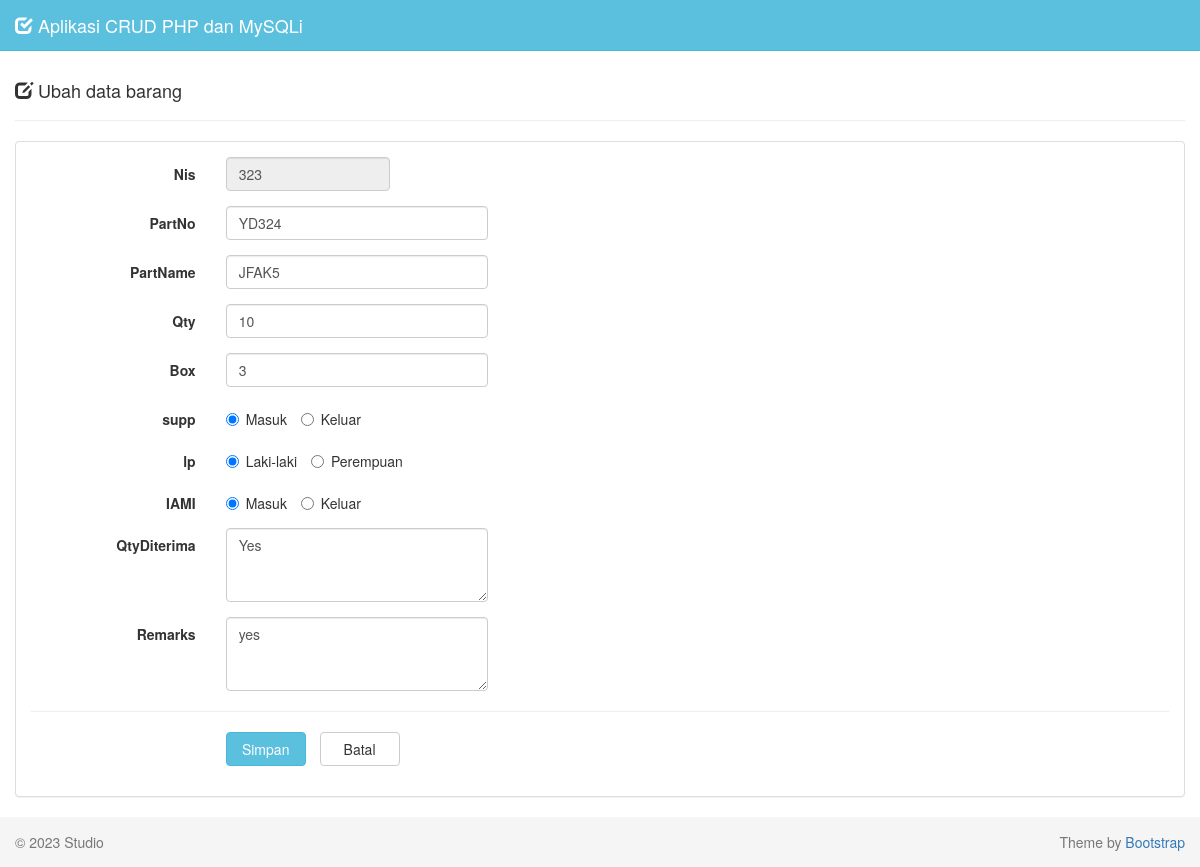
The app's page /?page=ubah&id=323 with its own data.
### tables this page shows
CREATE TABLE `is_siswa` (
  `nis` varchar(10) NOT NULL,
  `partno` varchar(30) NOT NULL,
  `partname` varchar(30) NOT NULL,
  `qty` varchar(10) NOT NULL,
  `box` varchar(30) NOT NULL,
  `supp` enum('masuk','keluar') NOT NULL,
  `lp` enum('Laki-laki','Perempuan') NOT NULL,
  `iami` enum('masuk','keluar') NOT NULL,
  `qtyditerima` varchar(20) NOT NULL,
  `remarks` varchar(100) NOT NULL
);

### form-ubah.php (the view)
<div class="row">
     <div class="col-md-12">
          <div class="page-header">
               <h4>
                    <i class="glyphicon glyphicon-edit"></i>
                    Ubah data barang
               </h4>
          </div>
          <?php
    if (isset($_GET['id'])) {
      $nis   = $_GET['id'];
      $query = mysqli_query($db, "SELECT * FROM is_siswa WHERE nis='$nis'") or die('Query Error : ' . mysqli_error($db));
      while ($data  = mysqli_fetch_assoc($query)) {
        $nis           = $data['nis'];
        $partno          = $data['partno'];
        $partname  = $data['partname'];
        $qty  = $data['qty'];
        $box = $data['box'];
        $supp = $data['supp'];
        $lp         = $data['lp'];
        $iami         = $data['iami'];
        $qtyditerima        = $data['qtyditerima'];
        $remarks    = $data['remarks'];
      }
    }
    ?>
          <div class="panel panel-default">
               <div class="panel-body">
                    <form class="form-horizontal" method="POST" action="proses-ubah.php">
                         <div class="form-group">
                              <label class="col-sm-2 control-label">Nis</label>
                              <div class="col-sm-2">
                                   <input type="text" class="form-control" name="nis" value="<?php echo $nis; ?>"
                                        readonly>
                              </div>
                         </div>
                         <div class="form-group">
                              <label class="col-sm-2 control-label">PartNo</label>
                              <div class="col-sm-3">
                                   <input type="text" class="form-control" name="partno" autocomplete="off"
                                        value="<?php echo $partno; ?>" required>
                              </div>
                         </div>
                         <div class="form-group">
                              <label class="col-sm-2 control-label">PartName</label>
                              <div class="col-sm-3">
                                   <input type="text" class="form-control" name="partname" autocomplete="off"
                                        value="<?php echo $partname; ?>" required>
                              </div>
                         </div>
                         <div class="form-group">
                              <label class="col-sm-2 control-label">Qty</label>
                              <div class="col-sm-3">
                                   <input type="text" class="form-control" name="qty" autocomplete="off"
                                        value="<?php echo $qty; ?>" required>
                              </div>
                         </div>
                         <div class="form-group">
                              <label class="col-sm-2 control-label">Box</label>
                              <div class="col-sm-3">
                                   <input type="text" class="form-control" name="box" autocomplete="off"
                                        value="<?php echo $box; ?>" required>
                              </div>
                         </div>
                         <div class="form-group">
                              <label class="col-sm-2 control-label">supp</label>
                              <div class="col-sm-4">
                                   <label class="radio-inline">
                                        <input type="radio" name="supp" value="masuk"
                                             <?php echo ($supp == 'masuk') ? 'checked' : ''; ?>> Masuk
                                   </label>
                                   <label class="radio-inline">
                                        <input type="radio" name="supp" value="keluar"
                                             <?php echo ($supp == 'keluar') ? 'checked' : ''; ?>> Keluar
                                   </label>
                              </div>
                         </div>
                         <div class="form-group">
                              <label class="col-sm-2 control-label">lp</label>
                              <div class="col-sm-4">
                                   <label class="radio-inline">
                                        <input type="radio" name="lp" value="Laki-laki"
                                             <?php echo ($lp == 'Laki-laki') ? 'checked' : ''; ?>> Laki-laki
                                   </label>
                                   <label class="radio-inline">
                                        <input type="radio" name="lp" value="Perempuan"
                                             <?php echo ($lp == 'Perempuan') ? 'checked' : ''; ?>> Perempuan
                                   </label>
                              </div>
                         </div>
                         <div class="form-group">
                              <label class="col-sm-2 control-label">IAMI</label>
                              <div class="col-sm-4">
                                   <label class="radio-inline">
                                        <input type="radio" name="iami" value="masuk"
                                             <?php echo ($iami == 'masuk') ? 'checked' : ''; ?>> Masuk
                                   </label>
                                   <label class="radio-inline">
                                        <input type="radio" name="iami" value="keluar"
                                             <?php echo ($iami == 'keluar') ? 'checked' : ''; ?>> Keluar
                                   </label>
                              </div>
                         </div>
                         <div class="form-group">
                              <label class="col-sm-2 control-label">QtyDiterima</label>
                              <div class="col-sm-3">
                                   <textarea class="form-control" name="qtyditerima" rows="3"
                                        required><?php echo $qtyditerima; ?></textarea>
                              </div>
                         </div>
                         <div class="form-group">
                              <label class="col-sm-2 control-label">Remarks</label>
                              <div class="col-sm-3">
                                   <textarea class="form-control" name="remarks" rows="3"
                                        required><?php echo $remarks; ?></textarea>
                              </div>
                         </div>
                         <hr />
                         <div class="form-group">
                              <div class="col-sm-offset-2 col-sm-10">
                                   <input type="submit" class="btn btn-info btn-submit" name="simpan" value="Simpan">
                                   <a href="index.php" class="btn btn-default btn-reset">Batal</a>
                              </div>
                         </div>
                    </form>
               </div>
          </div>
     </div>
</div>

### assets/css/style.css (style rules this page uses)
body { padding-top: 40px; }
.btn-submit { width: 80px; }
.btn-reset { width: 80px; margin-left: 10px; }

### records on screen
is_siswa: nis "323", partno "YD324", partname "JFAK5", qty "10", box "3", supp "☑ Masuk", supp "☐ Keluar", lp "☑ Laki-laki", lp "☐ Perempuan", iami "☑ Masuk", iami "☐ Keluar", qtyditerima "Yes", remarks "yes"
